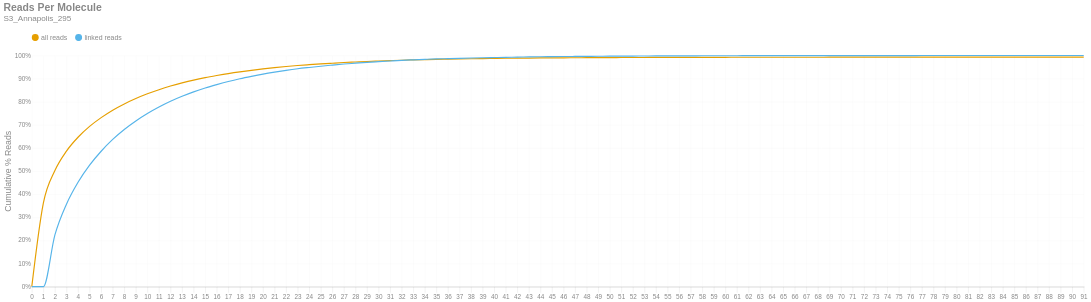

Here is the notebook cell this chart was saved with:
### Markdown cell above
### Reads per Molecule
This chart shows the cumulative distribution of the number of reads per linked molecule. That is, how many alignments are associated with a unique molecule. This excludes the number of reads associated with invalid or absent linked-read barcodes. The `linked` histogram is the percentages recalculated when disregarding singletons.

### Code cell
if SKIPLR:
    print_html(f"Skipped")
else:
    counts = np.bincount(valids['reads'].cast(pl.Int64).to_numpy())
    weighted = counts * np.arange(len(counts))
    all_perc = weighted / n_reads
    linked_perc = weighted / n_linked_reads
    linked_perc[1] = 0
    binned_df = pl.DataFrame({
        'readsper': list(range(len(counts))),
        'all reads (cumsum)': np.cumsum(all_perc).tolist(),
        'linked reads (cumsum)': np.cumsum(linked_perc).tolist(),
    })

    with SafeRender(binned_df):
        (
            density_plot(binned_df, 'Reads Per Molecule', samplename, 'readspmol')
            .encode(
                x=alt.X('readsper:O', title=None).axis(labelAngle=0).scale(padding=0),
                y=alt.Y('value:Q', title='Cumulative % Reads').axis(format='%').stack(False),
                color=alt.Color("key:N").scale(domain=["all reads", "linked reads"]),
                tooltip=[
                    alt.Tooltip("key:N", title="Data Type"),
                    alt.Tooltip("readsper:O", title="Reads Per Molecule"),
                    alt.Tooltip("value:Q", format=".2%", title="% Reads (Cum.)")
                ]            
            )
        ).display()

### Figure 1 — Vega-Lite specification as saved in the notebook (floating-point values rounded to 4 significant figures)
{"width": "container", "height": 400, "config": {"title": {"anchor": "start", "dy": -15, "fontSize": 18, "color": "#888888", "subtitleColor": "#888888", "subtitleFontSize": 14}, "arc": {"fill": "#0072B2"}, "axis": {"domainColor": "#888888", "domainWidth": 0.5, "gridWidth": 0.2, "grid": false, "titleFontWeight": 400, "titleFontSize": 15, "labelFontSize": 11, "labelColor": "#888888", "tickColor": "#888888", "tickWidth": 0.2, "titleColor": "#888888"}, "axisBand": {"grid": false}, "axisX": {"grid": true, "tickSize": 10, "domainCap": "round"}, "axisY": {"domain": false, "grid": true, "tickSize": 0, "domainCap": "round"}, "background": "transparent", "header": {"labelFontSize": 15, "labelColor": "#888888", "titleFontSize": 15, "titleFontWeight": 600, "titleColor": "#888888"}, "legend": {"labelFont": "sans-serif", "labelFontSize": 12, "labelColor": "#888888", "symbolSize": 100, "symbolType": "circle", "titleFontSize": 12, "titlePadding": 10, "titleColor": "#888888", "title": null, "orient": "top"}, "range": {"category": ["#E69F00", "#56B4E9", "#009E73", "#F0E442", "#0072B2", "#D55E00", "#CC79A7", "#000000"], "diverging": ["#cfe8f3", "#a2d4ec", "#73bfe2", "#46abdb", "#1696d2", "#12719e"]}, "area": {"fill": "#0072B2", "fillOpacity": 0.7, "line": true, "strokeOpacity": 0.7}, "line": {"color": "#0072B2", "stroke": "#0072B2", "strokeWidth": 2}, "trail": {"color": "#0072B2", "stroke": "#0072B2", "strokeWidth": 0, "size": 1}, "point": {"filled": true, "fillOpacity": 1.0, "size": 95}, "text": {"color": "#888888", "fontSize": 11, "align": "right", "fontWeight": 400, "size": 11}, "bar": {"fill": "#0072B2", "stroke": null}, "view": {"stroke": null, "continuousWidth": 660, "continuousHeight": 400}}, "data": {"name": "data-3b088fb3b69cc1a183b50d0ff0fb81e8"}, "mark": {"type": "line", "interpolate": "monotone", "point": {"opacity": 0, "size": 275}}, "encoding": {"color": {"field": "key", "scale": {"domain": ["all reads", "linked reads"]}, "type": "nominal"}, "tooltip": [{"field": "key", "title": "Data Type", "type": "nominal"}, {"field": "readsper", "title": "Reads Per Molecule", "type": "ordinal"}, {"field": "value", "format": ".2%", "title": "% Reads (Cum.)", "type": "quantitative"}], "x": {"axis": {"labelAngle": 0}, "field": "readsper", "scale": {"padding": 0}, "title": null, "type": "ordinal"}, "y": {"axis": {"format": "%"}, "field": "value", "stack": false, "title": "Cumulative % Reads", "type": "quantitative"}}, "params": [{"name": "param_c36ac31b6afebe62", "select": {"type": "point", "fields": ["key"]}, "bind": "legend"}], "title": {"text": "Reads Per Molecule", "subtitle": "S3_Annapolis_295"}, "transform": [{"fold": ["all reads (cumsum)", "linked reads (cumsum)"]}, {"calculate": "replace(datum.key, ' (cumsum)', '')", "as": "key"}, {"filter": {"param": "param_c36ac31b6afebe62"}}], "usermeta": {"embedOptions": {"downloadFileName": "S3_Annapolis_295.readspmol"}}, "$schema": "https://vega.github.io/schema/vega-lite/v6.1.0.json", "datasets": {"data-3b088fb3b69cc1a183b50d0ff0fb81e8": [{"readsper": 0, "all reads (cumsum)": 0.0, "linked reads (cumsum)": 0.0}, {"readsper": 1, "all reads (cumsum)": 0.361, "linked reads (cumsum)": 0.0}, {"readsper": 2, "all reads (cumsum)": 0.5024, "linked reads (cumsum)": 0.2238}, {"readsper": 3, "all reads (cumsum)": 0.5865, "linked reads (cumsum)": 0.3569}, {"readsper": 4, "all reads (cumsum)": 0.6464, "linked reads (cumsum)": 0.4516}, {"readsper": 5, "all reads (cumsum)": 0.6932, "linked reads (cumsum)": 0.5257}, {"readsper": 6, "all reads (cumsum)": 0.7311, "linked reads (cumsum)": 0.5858}, {"readsper": 7, "all reads (cumsum)": 0.7634, "linked reads (cumsum)": 0.6369}, {"readsper": 8, "all reads (cumsum)": 0.7905, "linked reads (cumsum)": 0.6798}, {"readsper": 9, "all reads (cumsum)": 0.8139, "linked reads (cumsum)": 0.7168}, {"readsper": 10, "all reads (cumsum)": 0.8342, "linked reads (cumsum)": 0.7489}, {"readsper": 11, "all reads (cumsum)": 0.852, "linked reads (cumsum)": 0.7771}, {"readsper": 12, "all reads (cumsum)": 0.8677, "linked reads (cumsum)": 0.802}, {"readsper": 13, "all reads (cumsum)": 0.8813, "linked reads (cumsum)": 0.8235}, {"readsper": 14, "all reads (cumsum)": 0.8935, "linked reads (cumsum)": 0.8427}, {"readsper": 15, "all reads (cumsum)": 0.904, "linked reads (cumsum)": 0.8594}, {"readsper": 16, "all reads (cumsum)": 0.9133, "linked reads (cumsum)": 0.874}, {"readsper": 17, "all reads (cumsum)": 0.9218, "linked reads (cumsum)": 0.8876}, {"readsper": 18, "all reads (cumsum)": 0.9293, "linked reads (cumsum)": 0.8995}, {"readsper": 19, "all reads (cumsum)": 0.9359, "linked reads (cumsum)": 0.9098}, {"readsper": 20, "all reads (cumsum)": 0.9419, "linked reads (cumsum)": 0.9194}, {"readsper": 21, "all reads (cumsum)": 0.9473, "linked reads (cumsum)": 0.9279}, {"readsper": 22, "all reads (cumsum)": 0.9522, "linked reads (cumsum)": 0.9357}, {"readsper": 23, "all reads (cumsum)": 0.9565, "linked reads (cumsum)": 0.9425}, {"readsper": 24, "all reads (cumsum)": 0.9602, "linked reads (cumsum)": 0.9483}, {"readsper": 25, "all reads (cumsum)": 0.9636, "linked reads (cumsum)": 0.9537}, {"readsper": 26, "all reads (cumsum)": 0.9666, "linked reads (cumsum)": 0.9584}, {"readsper": 27, "all reads (cumsum)": 0.9695, "linked reads (cumsum)": 0.963}, {"readsper": 28, "all reads (cumsum)": 0.9718, "linked reads (cumsum)": 0.9667}, {"readsper": 29, "all reads (cumsum)": 0.9742, "linked reads (cumsum)": 0.9704}, {"readsper": 30, "all reads (cumsum)": 0.9761, "linked reads (cumsum)": 0.9734}, {"readsper": 31, "all reads (cumsum)": 0.9779, "linked reads (cumsum)": 0.9763}, {"readsper": 32, "all reads (cumsum)": 0.9796, "linked reads (cumsum)": 0.979}, {"readsper": 33, "all reads (cumsum)": 0.981, "linked reads (cumsum)": 0.9812}, {"readsper": 34, "all reads (cumsum)": 0.9822, "linked reads (cumsum)": 0.9832}, {"readsper": 35, "all reads (cumsum)": 0.9834, "linked reads (cumsum)": 0.985}, {"readsper": 36, "all reads (cumsum)": 0.9843, "linked reads (cumsum)": 0.9864}, {"readsper": 37, "all reads (cumsum)": 0.9851, "linked reads (cumsum)": 0.9878}, {"readsper": 38, "all reads (cumsum)": 0.9859, "linked reads (cumsum)": 0.989}, {"readsper": 39, "all reads (cumsum)": 0.9866, "linked reads (cumsum)": 0.9901}, {"readsper": 40, "all reads (cumsum)": 0.9873, "linked reads (cumsum)": 0.9911}, {"readsper": 41, "all reads (cumsum)": 0.9879, "linked reads (cumsum)": 0.9921}, {"readsper": 42, "all reads (cumsum)": 0.9883, "linked reads (cumsum)": 0.9928}, {"readsper": 43, "all reads (cumsum)": 0.9889, "linked reads (cumsum)": 0.9937}, {"readsper": 44, "all reads (cumsum)": 0.9893, "linked reads (cumsum)": 0.9944}, {"readsper": 45, "all reads (cumsum)": 0.9897, "linked reads (cumsum)": 0.995}, {"readsper": 46, "all reads (cumsum)": 0.99, "linked reads (cumsum)": 0.9954}, {"readsper": 47, "all reads (cumsum)": 0.9902, "linked reads (cumsum)": 0.9958}, {"readsper": 48, "all reads (cumsum)": 0.9904, "linked reads (cumsum)": 0.9962}, {"readsper": 49, "all reads (cumsum)": 0.9907, "linked reads (cumsum)": 0.9965}, {"readsper": 50, "all reads (cumsum)": 0.9909, "linked reads (cumsum)": 0.997}, {"readsper": 51, "all reads (cumsum)": 0.9911, "linked reads (cumsum)": 0.9972}, {"readsper": 52, "all reads (cumsum)": 0.9912, "linked reads (cumsum)": 0.9974}, {"readsper": 53, "all reads (cumsum)": 0.9914, "linked reads (cumsum)": 0.9978}, {"readsper": 54, "all reads (cumsum)": 0.9916, "linked reads (cumsum)": 0.998}, {"readsper": 55, "all reads (cumsum)": 0.9917, "linked reads (cumsum)": 0.9982}, {"readsper": 56, "all reads (cumsum)": 0.9919, "linked reads (cumsum)": 0.9985}, {"readsper": 57, "all reads (cumsum)": 0.9919, "linked reads (cumsum)": 0.9986}, {"readsper": 58, "all reads (cumsum)": 0.992, "linked reads (cumsum)": 0.9987}, {"readsper": 59, "all reads (cumsum)": 0.9921, "linked reads (cumsum)": 0.9988}, {"readsper": 60, "all reads (cumsum)": 0.9922, "linked reads (cumsum)": 0.9989}, {"readsper": 61, "all reads (cumsum)": 0.9922, "linked reads (cumsum)": 0.999}, {"readsper": 62, "all reads (cumsum)": 0.9923, "linked reads (cumsum)": 0.9992}, {"readsper": 63, "all reads (cumsum)": 0.9924, "linked reads (cumsum)": 0.9993}, {"readsper": 64, "all reads (cumsum)": 0.9924, "linked reads (cumsum)": 0.9993}, {"readsper": 65, "all reads (cumsum)": 0.9925, "linked reads (cumsum)": 0.9994}, {"readsper": 66, "all reads (cumsum)": 0.9925, "linked reads (cumsum)": 0.9994}, {"readsper": 67, "all reads (cumsum)": 0.9925, "linked reads (cumsum)": 0.9995}, {"readsper": 68, "all reads (cumsum)": 0.9926, "linked reads (cumsum)": 0.9995}, {"readsper": 69, "all reads (cumsum)": 0.9926, "linked reads (cumsum)": 0.9996}, {"readsper": 70, "all reads (cumsum)": 0.9926, "linked reads (cumsum)": 0.9996}, {"readsper": 71, "all reads (cumsum)": 0.9927, "linked reads (cumsum)": 0.9997}, {"readsper": 72, "all reads (cumsum)": 0.9927, "linked reads (cumsum)": 0.9997}, {"readsper": 73, "all reads (cumsum)": 0.9927, "linked reads (cumsum)": 0.9997}, {"readsper": 74, "all reads (cumsum)": 0.9927, "linked reads (cumsum)": 0.9997}, {"readsper": 75, "all reads (cumsum)": 0.9927, "linked reads (cumsum)": 0.9997}, {"readsper": 76, "all reads (cumsum)": 0.9927, "linked reads (cumsum)": 0.9997}, {"readsper": 77, "all reads (cumsum)": 0.9927, "linked reads (cumsum)": 0.9998}, {"readsper": 78, "all reads (cumsum)": 0.9927, "linked reads (cumsum)": 0.9998}, {"readsper": 79, "all reads (cumsum)": 0.9928, "linked reads (cumsum)": 0.9999}, {"readsper": 80, "all reads (cumsum)": 0.9928, "linked reads (cumsum)": 0.9999}, {"readsper": 81, "all reads (cumsum)": 0.9928, "linked reads (cumsum)": 0.9999}, {"readsper": 82, "all reads (cumsum)": 0.9928, "linked reads (cumsum)": 0.9999}, {"readsper": 83, "all reads (cumsum)": 0.9928, "linked reads (cumsum)": 0.9999}, {"readsper": 84, "all reads (cumsum)": 0.9928, "linked reads (cumsum)": 0.9999}, {"readsper": 85, "all reads (cumsum)": 0.9928, "linked reads (cumsum)": 0.9999}, {"readsper": 86, "all reads (cumsum)": 0.9928, "linked reads (cumsum)": 0.9999}, {"readsper": 87, "all reads (cumsum)": 0.9928, "linked reads (cumsum)": 0.9999}, {"readsper": 88, "all reads (cumsum)": 0.9928, "linked reads (cumsum)": 0.9999}, {"readsper": 89, "all reads (cumsum)": 0.9928, "linked reads (cumsum)": 0.9999}, {"readsper": 90, "all reads (cumsum)": 0.9928, "linked reads (cumsum)": 1.0}, {"readsper": 91, "all reads (cumsum)": 0.9929, "linked reads (cumsum)": 1.0}]}}
